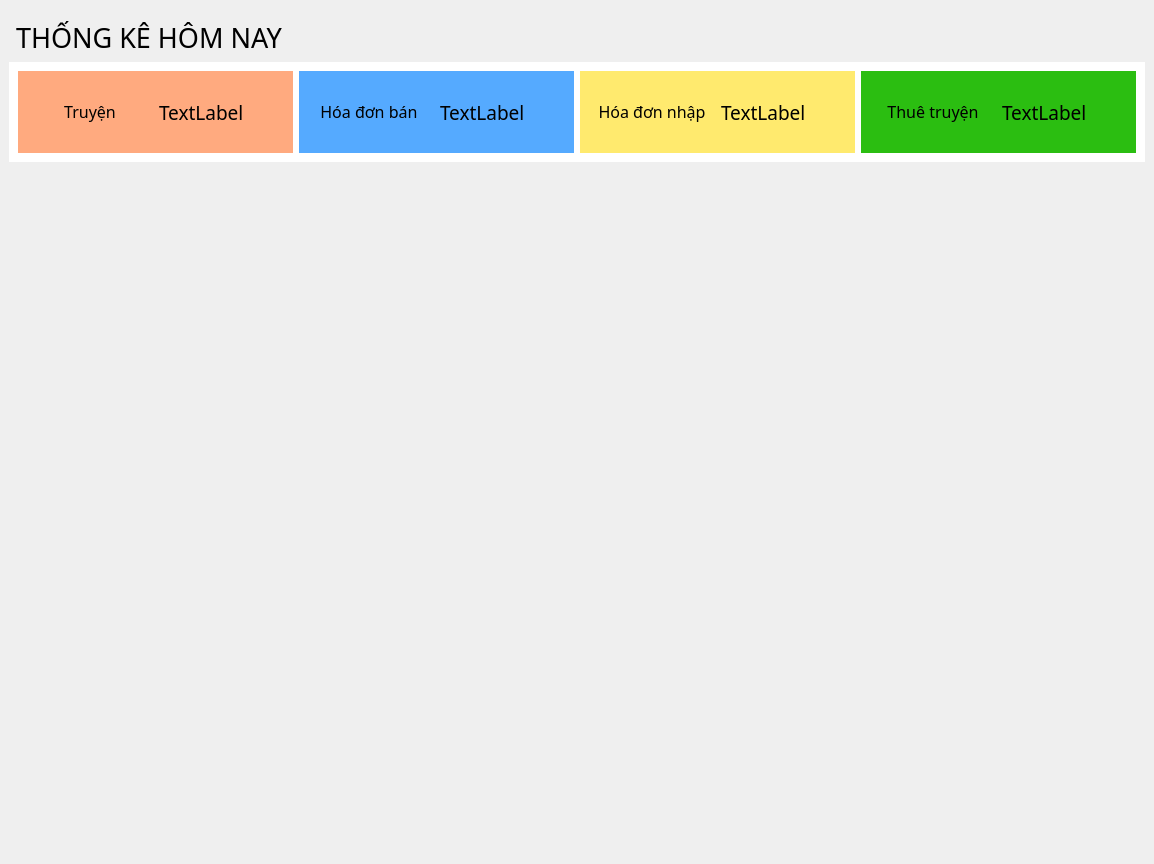
<?xml version="1.0" encoding="UTF-8"?>
<ui version="4.0">
 <class>ThongKe</class>
 <widget class="QMainWindow" name="ThongKe">
  <property name="geometry">
   <rect>
    <x>0</x>
    <y>0</y>
    <width>1154</width>
    <height>864</height>
   </rect>
  </property>
  <property name="windowTitle">
   <string>MainWindow</string>
  </property>
  <widget class="QWidget" name="centralwidget">
   <layout class="QHBoxLayout" name="horizontalLayout">
    <item>
     <layout class="QVBoxLayout" name="verticalLayout">
      <item>
       <widget class="QLabel" name="label_4">
        <property name="sizePolicy">
         <sizepolicy hsizetype="Fixed" vsizetype="Fixed">
          <horstretch>0</horstretch>
          <verstretch>0</verstretch>
         </sizepolicy>
        </property>
        <property name="font">
         <font>
          <family>Bahnschrift</family>
          <pointsize>20</pointsize>
         </font>
        </property>
        <property name="styleSheet">
         <string notr="true">padding-top: 10px;</string>
        </property>
        <property name="text">
         <string>THỐNG KÊ HÔM NAY</string>
        </property>
       </widget>
      </item>
      <item>
       <widget class="QWidget" name="widget_2" native="true">
        <property name="sizePolicy">
         <sizepolicy hsizetype="Minimum" vsizetype="Maximum">
          <horstretch>0</horstretch>
          <verstretch>0</verstretch>
         </sizepolicy>
        </property>
        <property name="minimumSize">
         <size>
          <width>0</width>
          <height>35</height>
         </size>
        </property>
        <property name="maximumSize">
         <size>
          <width>16777215</width>
          <height>100</height>
         </size>
        </property>
        <property name="styleSheet">
         <string notr="true">background-color: rgb(255, 255, 255);
color: rgb(0, 0, 0);</string>
        </property>
        <layout class="QHBoxLayout" name="horizontalLayout_10">
         <item>
          <widget class="QWidget" name="widget_8" native="true">
           <property name="styleSheet">
            <string notr="true">QPushButton{
border:none;
	background-color: rgb(255, 170, 127);
}
QWidget{
background-color: rgb(255, 170, 127);
}
</string>
           </property>
           <layout class="QHBoxLayout" name="horizontalLayout_11">
            <item>
             <widget class="QPushButton" name="pushButton_5">
              <property name="font">
               <font>
                <family>Bahnschrift</family>
                <pointsize>12</pointsize>
               </font>
              </property>
              <property name="text">
               <string>Truyện</string>
              </property>
              <property name="icon">
               <iconset resource="new_resource.qrc">
                <normaloff>:/newPrefix/icons/books.png</normaloff>:/newPrefix/icons/books.png</iconset>
              </property>
              <property name="iconSize">
               <size>
                <width>30</width>
                <height>30</height>
               </size>
              </property>
             </widget>
            </item>
            <item>
             <widget class="QLabel" name="label_9">
              <property name="font">
               <font>
                <family>Bahnschrift</family>
                <pointsize>14</pointsize>
               </font>
              </property>
              <property name="text">
               <string>TextLabel</string>
              </property>
             </widget>
            </item>
           </layout>
          </widget>
         </item>
         <item>
          <widget class="QWidget" name="widget_9" native="true">
           <property name="styleSheet">
            <string notr="true">QPushButton{
border:none;
	background-color: rgb(255, 170, 127);
}
QWidget{
background-color: rgb(85, 170, 255);
}
</string>
           </property>
           <layout class="QHBoxLayout" name="horizontalLayout_12">
            <item>
             <widget class="QPushButton" name="pushButton_6">
              <property name="font">
               <font>
                <family>Bahnschrift</family>
                <pointsize>12</pointsize>
               </font>
              </property>
              <property name="text">
               <string>Hóa đơn bán </string>
              </property>
              <property name="icon">
               <iconset resource="new_resource.qrc">
                <normaloff>:/newPrefix/icons/bill (3).png</normaloff>:/newPrefix/icons/bill (3).png</iconset>
              </property>
              <property name="iconSize">
               <size>
                <width>30</width>
                <height>30</height>
               </size>
              </property>
             </widget>
            </item>
            <item>
             <widget class="QLabel" name="label_10">
              <property name="font">
               <font>
                <family>Bahnschrift</family>
                <pointsize>14</pointsize>
               </font>
              </property>
              <property name="text">
               <string>TextLabel</string>
              </property>
             </widget>
            </item>
           </layout>
          </widget>
         </item>
         <item>
          <widget class="QWidget" name="widget_10" native="true">
           <property name="styleSheet">
            <string notr="true">QPushButton{
border:none;
	
}
QWidget{
background-color: rgb(255, 234, 110);
}
</string>
           </property>
           <layout class="QHBoxLayout" name="horizontalLayout_13">
            <item>
             <widget class="QPushButton" name="pushButton_7">
              <property name="font">
               <font>
                <family>Bahnschrift</family>
                <pointsize>12</pointsize>
               </font>
              </property>
              <property name="text">
               <string>Hóa đơn nhập</string>
              </property>
              <property name="icon">
               <iconset resource="new_resource.qrc">
                <normaloff>:/newPrefix/icons/invoice.png</normaloff>:/newPrefix/icons/invoice.png</iconset>
              </property>
              <property name="iconSize">
               <size>
                <width>30</width>
                <height>30</height>
               </size>
              </property>
             </widget>
            </item>
            <item>
             <widget class="QLabel" name="label_11">
              <property name="font">
               <font>
                <family>Bahnschrift</family>
                <pointsize>14</pointsize>
               </font>
              </property>
              <property name="text">
               <string>TextLabel</string>
              </property>
             </widget>
            </item>
           </layout>
          </widget>
         </item>
         <item>
          <widget class="QWidget" name="widget_11" native="true">
           <property name="styleSheet">
            <string notr="true">QPushButton{
border:none;
	
}
QWidget{
background-color: rgb(43, 190, 17);
}
</string>
           </property>
           <layout class="QHBoxLayout" name="horizontalLayout_14">
            <item>
             <widget class="QPushButton" name="pushButton_8">
              <property name="font">
               <font>
                <family>Bahnschrift</family>
                <pointsize>12</pointsize>
               </font>
              </property>
              <property name="text">
               <string>Thuê truyện</string>
              </property>
              <property name="icon">
               <iconset resource="new_resource.qrc">
                <normaloff>:/newPrefix/icons/reading-book.png</normaloff>:/newPrefix/icons/reading-book.png</iconset>
              </property>
              <property name="iconSize">
               <size>
                <width>30</width>
                <height>30</height>
               </size>
              </property>
             </widget>
            </item>
            <item>
             <widget class="QLabel" name="label_12">
              <property name="font">
               <font>
                <family>Bahnschrift</family>
                <pointsize>14</pointsize>
               </font>
              </property>
              <property name="text">
               <string>TextLabel</string>
              </property>
             </widget>
            </item>
           </layout>
          </widget>
         </item>
        </layout>
       </widget>
      </item>
      <item>
       <widget class="QWidget" name="dothi_2" native="true">
        <property name="styleSheet">
         <string notr="true">color: rgb(0, 0, 0);</string>
        </property>
        <layout class="QVBoxLayout" name="verticalLayout_12">
         <item>
          <layout class="QVBoxLayout" name="verticalLayout_13"/>
         </item>
        </layout>
       </widget>
      </item>
     </layout>
    </item>
   </layout>
  </widget>
 </widget>
 <resources>
  <include location="new_resource.qrc"/>
 </resources>
 <connections/>
</ui>
